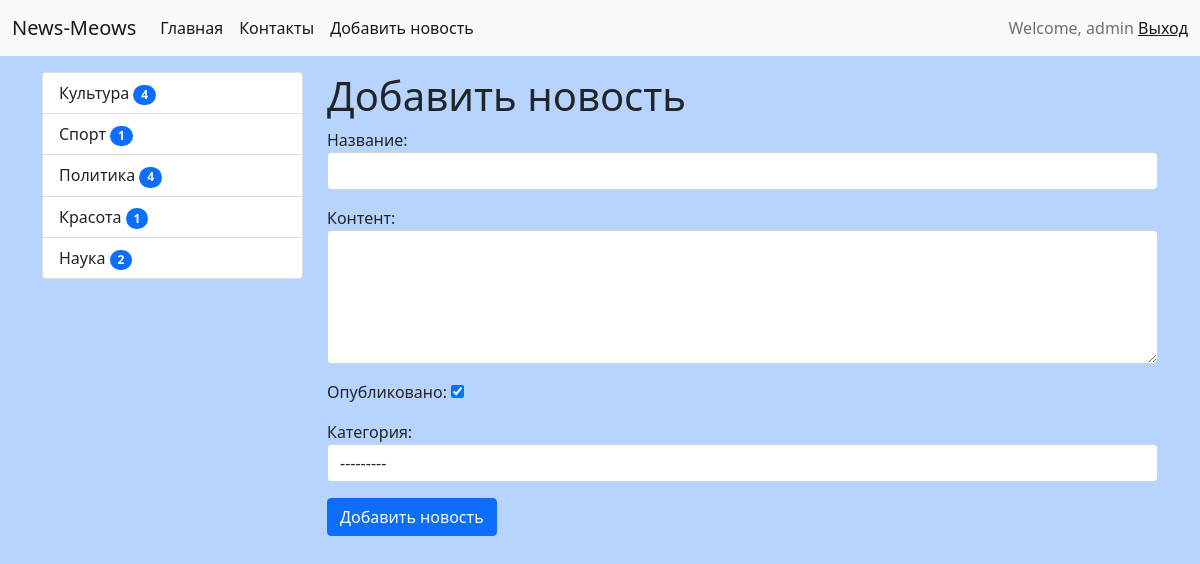
The app's page /news/add-news/ (signed in) with its own data.
### news/models.py (models this page shows)
class Category(models.Model):
    title = models.CharField(max_length=150, db_index=True, verbose_name="Название категории")
    def get_absolute_url(self):
        return reverse('category', kwargs={'category_id': self.pk})
    def __str__(self):
        return self.title
    class Meta:
        verbose_name = 'Категория'
        verbose_name_plural = 'Категории'
        ordering = ['title']

### news/views.py (the view)
# urls.py: path('news/add-news/', CreateNews.as_view(), name='add_news'),
class CreateNews(LoginRequiredMixin, CreateView):
    form_class = NewsForm
    template_name = 'news/add_news.html'
    raise_exception = True

### news/forms.py (shortened to what this page needs)
class NewsForm(forms.ModelForm):
    class Meta:
        model = News
        fields = ['title', 'content', 'is_published', 'category']
        widgets = {
            'title': forms.TextInput(attrs={'class': 'form-control'}),
            'content': forms.Textarea(attrs={'class': 'form-control', 'rows': 5}),
            'category': forms.Select(attrs={'class': 'form-control'}),
        }

### news/templatetags/news_tags.py (called while the page is built)
@register.inclusion_tag('news/list_categories.html')
def show_categories(arg1='Hello', arg2='World'):
    categories = Category.objects.annotate(cnt=Count('news', filter=F('news__is_published'))).filter(cnt__gt=0)
    return {"categories": categories, "arg1": arg1, "arg2": arg2}

### news/templates/news/add_news.html (shortened to what this page needs)
{% extends 'base.html' %}
{% block sidebar %}
    {% include 'inc/sidebar.html' %}
{% endblock %}
{% block content %}
    <h1>Добавить новость</h1>
    <form action="{% url 'add_news' %}" method="post">
        {{ form.as_p }}
        <button type="submit" class="btn btn-primary btn-block">Добавить новость</button>
    </form>
{% endblock %}

### templates/inc/nav.html (shortened to what this page needs)
<nav class="navbar navbar-expand-lg navbar-light bg-light">
    <div class="container-fluid">
        <a class="navbar-brand" href="{% url 'home' %}">News-Meows</a>
        <div class="collapse navbar-collapse" id="navbarSupportedContent">
            <ul class="navbar-nav me-auto mb-2 mb-lg-0">
                <li class="nav-item">
                    <a class="nav-link active" aria-current="page" href="{% url 'home' %}">Главная</a>
                </li>
                <li class="nav-item">
                    <a class="nav-link active" aria-current="page" href="{% url 'contact' %}">Контакты</a>
                </li>
                {% if request.user.is_authenticated %}
                    <li class="nav-item">
                        <a class="nav-link active" aria-current="page" href="{% url 'add_news' %}">Добавить новость</a>
                    </li>
                {% endif %}
            </ul>
            <span class="navbar-text">
                {% if request.user.is_authenticated %}
                    Welcome, {{ user.username }} <a href="{% url 'logout' %}">Выход</a>
                {% else %}
                    <a href="{% url 'register' %}">Регистрация</a> | <a href="{% url 'login' %}">Авторизация</a>
                {% endif %}
            </span>
        </div>
    </div>
</nav>

### news/templates/news/list_categories.html
<div class="list-group">
    {% for item in categories %}
        <a href="{{ item.get_absolute_url }}" class="list-group-item list-group-item-action" aria-current="true">
            {{ item.title }}
            <span class="badge bg-primary rounded-pill">{{ item.cnt }}</span>
        </a>
    {% endfor %}
</div>

### djangoProject/static/css/style.css (style rules this page uses)
body { background: #b6d4fe; }

### records on screen
Category: title "Культура", cnt "4"
Category: title "Спорт", cnt "1"
Category: title "Политика", cnt "4"
Category: title "Красота", cnt "1"
Category: title "Наука", cnt "2"

### other values on screen
{{ user.username }} "admin"
